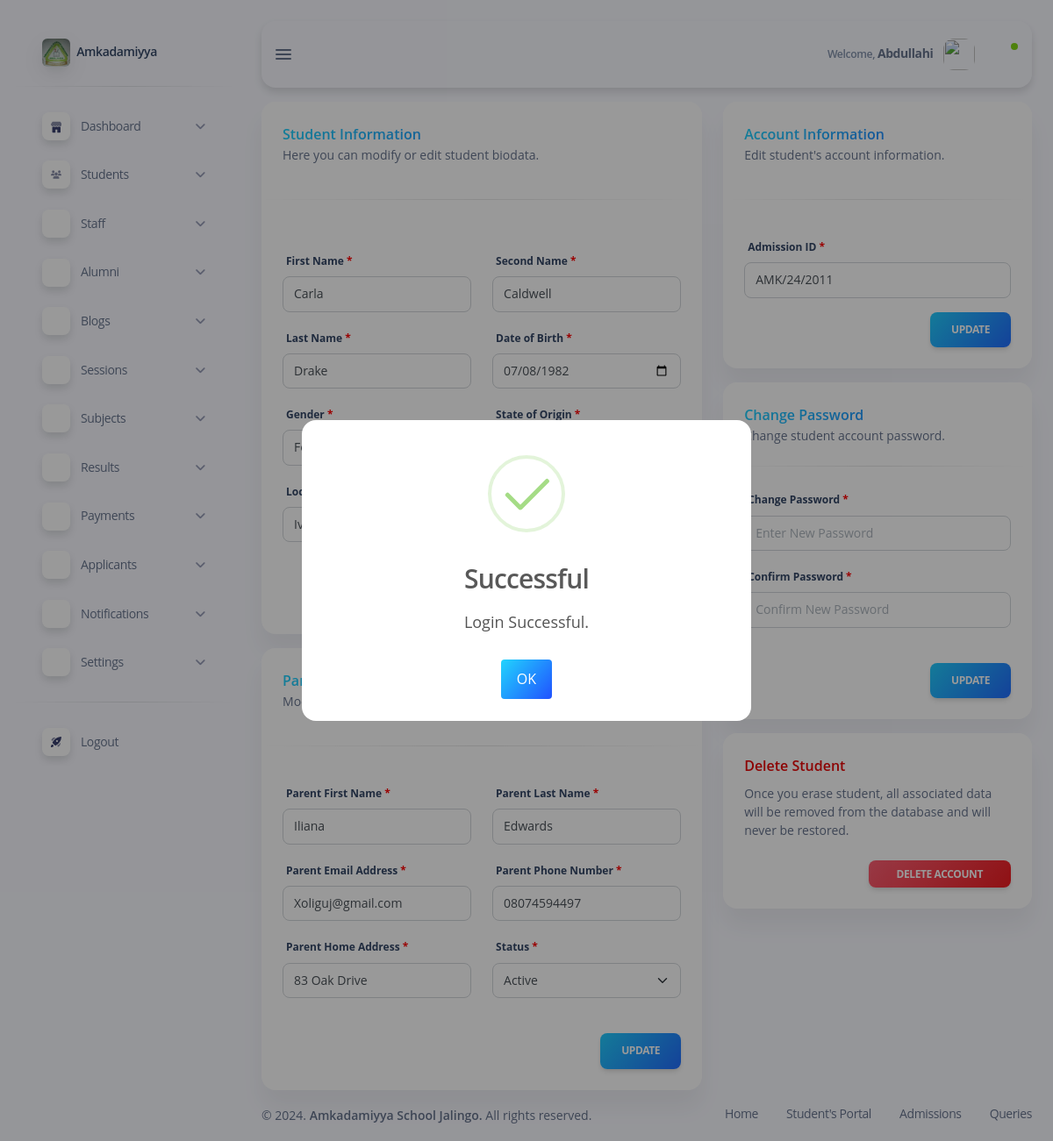
Page /subdomains/admin/admin-edit-student.php?student_id=1002 (signed in) on the committed database.
### tables this page shows
CREATE TABLE `students` (
  `student_id` int(11) NOT NULL,
  `class_id` int(11) NOT NULL,
  `section_id` int(11) NOT NULL,
  `admission_id` varchar(20) NOT NULL,
  `first_name` varchar(50) NOT NULL,
  `second_name` varchar(50) NOT NULL,
  `last_name` varchar(50) NOT NULL,
  `status` varchar(50) NOT NULL,
  `password` varchar(255) NOT NULL,
  `birth_date` date NOT NULL,
  `state` varchar(50) NOT NULL,
  `lga` varchar(50) NOT NULL,
  `gender` varchar(50) NOT NULL,
  `parent_first_name` varchar(50) NOT NULL,
  `parent_last_name` varchar(50) NOT NULL,
  `parent_email` varchar(50) NOT NULL,
  `parent_address` varchar(50) NOT NULL,
  `parent_phone_number` varchar(50) NOT NULL,
  `timestamp` timestamp NOT NULL DEFAULT current_timestamp() ON UPDATE current_timestamp()
);

### subdomains/admin/admin-edit-student.php (the view, shortened to what this page needs)
<?php
include "_UPDATE.php";
if (isset($_GET['student_id'])) {
    $student_id = $_GET['student_id'];
    $sql = "SELECT * FROM `students` WHERE `student_id` = ?";
    $stmt = $conn->prepare($sql);
    $stmt->bind_param("i", $student_id);
    $stmt->execute();
    $result = $stmt->get_result();
    if ($result->num_rows > 0) {
        $student = $result->fetch_assoc();
    } else {
        redirect("admin-student-list.php");
    }
} else {
    redirect("admin-student-list.php");
}
if (isset($_SESSION['staff'])) {
    $disabled = '';
} else {
    header('Location: admin-logout.php');
}
?>
<!DOCTYPE html>
<html lang="en">
<head>
    <?php include "inc/admin-header.php"; ?>
</head>
<body class="g-sidenav-show bg-info-soft">
    <?php
    include "inc/admin-sidebar.php";
    ?>
    <main class="main-content position-relative max-height-vh-100 h-100 border-radius-lg">
        <?php require "inc/admin-navbar.php"; ?>
        <div class="container-fluid pt-3">
            <div class="row">
                <div class="col-lg-12 col-xl-7">
                    <form action="" method="post">
                        <div class="card">
                            <div class="card-header">
                                <h6 class="mb-0 text-gradient text-info">Student Information</h6>
                                <p class="text-sm mb-0">Here you can modify or edit student biodata.</p>
                            </div>
                            <hr class="horizontal dark">
                            <div class="card-body">
                                <div class="row mt-3">
                                    <div class="col-md-6">
                                        <label>First Name</label>
                                        <div class="input-group mb-3">
                                            <input type="text" name="first_name" placeholder="First Name" value="<?php echo ucfirst($student['first_name']); ?>" class="form-control">
                                        </div>
                                    </div>
                                    <div class="col-md-6">
                                        <label>Second Name</label>
                                        <div class="input-group mb-3">
                                            <input type="text" name="second_name" placeholder="Second Name" value="<?php echo ucfirst($student['second_name']); ?>" class="form-control">
                                        </div>
                                    </div>
                                    <div class="col-md-6">
                                        <label>Last Name</label>
                                        <div class="input-group mb-3">
                                            <input type="text" name="last_name" placeholder="Last Name" value="<?php echo ucfirst($student['last_name']); ?>" class="form-control">
                                        </div>
                                    </div>
                                    <div class="col-md-6">
                                        <label>Date of Birth</label>
                                        <div class="input-group mb-3">
                                            <input type="date" value="<?php echo $student['birth_date']; ?>" class="form-control text-uppercase cursor-pointer" placeholder="DOB" name="birth_date" <?php echo $disabled; ?>>
                                        </div>
                                    </div>
                                    <div class="col-md-6">
                                        <label>Gender</label>
                                        <div class="input-group mb-3">
                                        </div>
                                    </div>
                                    <div class="col-md-6">
                                        <label>State of Origin</label>
                                        <div class="input-group mb-3">
                                        </div>
                                    </div>
                                    <div class="col-md-6">
                                        <label>Local government Area</label>
                                        <div class="input-group mb-3">
                                        </div>
                                    </div>
                                    <div class="col-md-6">
                                        <label>Class</label>
                                        <div class="input-group mb-3">
                                        </div>
                                    </div>
                                </div>
                            </div>
                            <div class="card-footer text-end pt-0">
                            </div>
                        </div>
                    </form>
                    <form action="" method="post">
                        <div class="card">
                            <div class="card-header">
                                <h6 class="mb-0 text-gradient text-info">Parent Information</h6>
                                <p class="text-sm mb-0">Modify or edit a student's parent information.</p>
                            </div>
                            <hr class="horizontal dark">
                            <div class="card-body">
                                <div class="row">
                                    <div class="col-md-6">
                                        <label>Parent First Name</label>
                                        <div class="input-group mb-3">
                                            <input type="text" name="parent_first_name" placeholder="Parent First Name" value="<?php echo ucfirst($student['parent_first_name']); ?>" class="form-control">
                                        </div>
                                    </div>
                                    <div class="col-md-6">
                                        <label>Parent Last Name</label>
                                        <div class="input-group mb-3">
                                            <input type="text" name="parent_last_name" placeholder="Parent Last Name" value="<?php echo ucfirst($student['parent_last_name']); ?>" class="form-control">
                                        </div>
                                    </div>
                                    <div class="col-md-6">
                                        <label>Parent Email Address</label>
                                        <div class="input-group mb-3">
                                            <input type="text" name="parent_email" placeholder="Parent Email Address" value="<?php echo ucfirst($student['parent_email']); ?>" class="form-control" <?php echo $disabled; ?>>
                                        </div>
                                    </div>
                                    <div class="col-md-6">
                                        <label>Parent Phone Number</label>
                                        <div class="input-group mb-3">
                                            <input type="text" name="parent_phone_number" placeholder="Parent Phone Number" value="<?php echo ucfirst($student['parent_phone_number']); ?>" class="form-control" maxlength="11" <?php echo $disabled; ?>>
                                        </div>
                                    </div>
                                    <div class="col-md-6">
                                        <label>Parent Home Address</label>
                                        <div class="input-group mb-3">
                                            <input type="text" name="parent_address" placeholder="Parent Address" value="<?php echo ucfirst($student['parent_address']); ?>" class="form-control" <?php echo $disabled; ?>>
                                        </div>
                                    </div>
                                    <div class="col-md-6">
                                        <label>Status</label>
                                        <div class="input-group mb-3">
                                            <select class="form-select" name="status" <?php echo $disabled; ?>>
                                                <option value="1" <?php if ($student['status'] == 1) echo 'selected'; ?>>Active</option>
                                            </select>
                                        </div>
                                    </div>
                                </div>
                            </div>
                            <div class="card-footer text-end pt-0">
                                <input type="submit" value="update" name="updateParentData" class="btn bg-gradient-info mb-0">
                            </div>
                        </div>
                    </form>
                </div>
                <div class="col-lg-12 col-xl-5 mt-3 mt-xl-0">
                    <div class="card">
                        <div class="card-header">
                            <h6 class="mb-0 text-gradient text-info">Account Information</h6>
                            <p class="text-sm mb-0">Edit student&apos;s account information.</p>
                        </div>
                        <hr class="horizontal dark">
                        <div class="card-body">
                            <form action="" method="post">
                                <label>Admission ID</label>
                                <div class="input-group mb-3">
                                    <input type="text" value="<?php echo $student['admission_id']; ?>" class="form-control" name="admission_id">
                                </div>
                                <div class="text-end">
                                    <input type="submit" value="update" name="updateStudentID" class="btn bg-gradient-info mb-0" <?php echo $disabled; ?>>
                                </div>
                            </form>
                        </div>
                    </div>
                    <form action="" method="post" class="mt-3">
                        <div class="card">
                            <div class="card-header">
                                <h6 class="mb-0 text-gradient text-info">Change Password</h6>
                                <p class="text-sm mb-0">Change student account password.</p>
                            </div>
                            <hr class="horizontal dark my-0">
                            <div class="card-body">
                                <div class="form-group">
                                    <label>Change Password</label>
                                    <div class="input-group">
                                        <input type="password" name="newPassword" placeholder="Enter New Password" class="form-control">
                                    </div>
                                </div>
                                <div class="form-group">
                                    <label>Confirm Password</label>
                                    <div class="input-group">
                                        <input type="password" name="confirmNewPassword" placeholder="Confirm New Password" class="form-control">
                                    </div>
                                </div>
                            </div>
                            <div class="card-footer text-end pt-0">
                                <input type="submit" value="update" name="updateStudentPassword" class="btn bg-gradient-info mb-0" <?php echo $disabled; ?>>
                            </div>
                        </div>
                    </form>
                    <?php
                    if (in_array($position_id, [1, 2, 3])) {
                    ?>
                        <div class="card mt-3" id="delete">
                            <div class="card-header">
                                <h6 class="text-danger">Delete Student</h6>
                                <p class="text-sm mb-0">
                                    Once you erase student, all associated data will be removed from the database and will never be restored.
                                </p>
                            </div>
                            <div class="card-body justify-content-end d-flex pt-0">
                                <button class="btn bg-gradient-danger text-xs btn-sm mb-0 ms-2" type="button" data-bs-toggle="modal" data-bs-target="#modal-notification">
                                    Delete Account
                                </button>
                            </div>
                        </div>
                    <?php
                    }
                    ?>
                </div>
            </div>
        </div>
        <?php include "inc/admin-footer.php"; ?>
    </main>
</body>
</html>

### css/style.css (style rules this page uses)
html { font-size: 1rem; }
@media (min-width: 576px) { html { font-size: 0.9rem; } }
@media (min-width: 768px) { html { font-size: 0.95rem; } }
@media (min-width: 992px) { html { font-size: 1rem; } }
label::after { content: " *"; color: red; }

### rows in the picture
students: first_name "Carla", second_name "Caldwell", last_name "Drake", birth_date "07/08/1982", parent_first_name "Iliana", parent_last_name "Edwards", parent_email "Xoliguj@gmail.com", parent_phone_number "08074594497", parent_address "83 Oak Drive", status "Active", admission_id "AMK/24/2011"

### other values in the picture
$_SESSION['staff']['first_name'] "Abdullahi"
